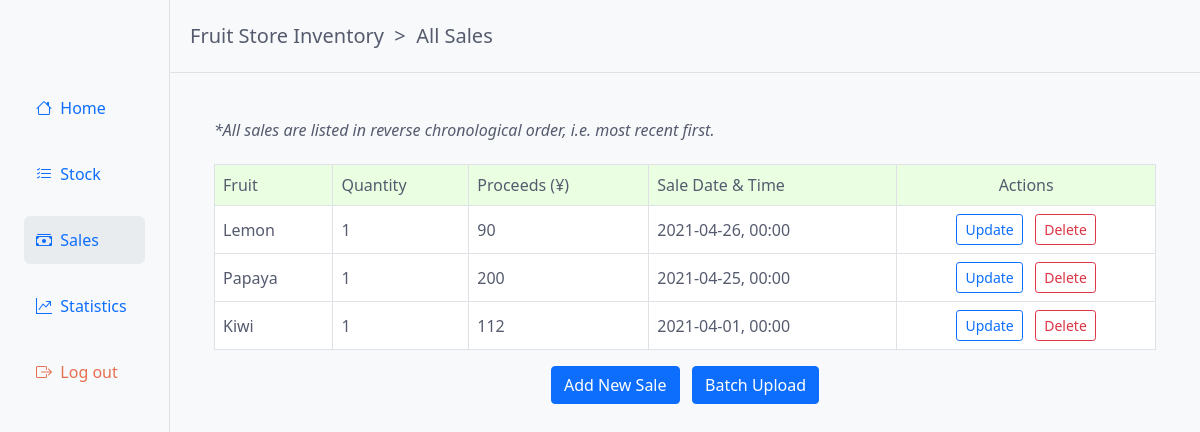
Before: /sales/list/ (signed in) with the older database file.
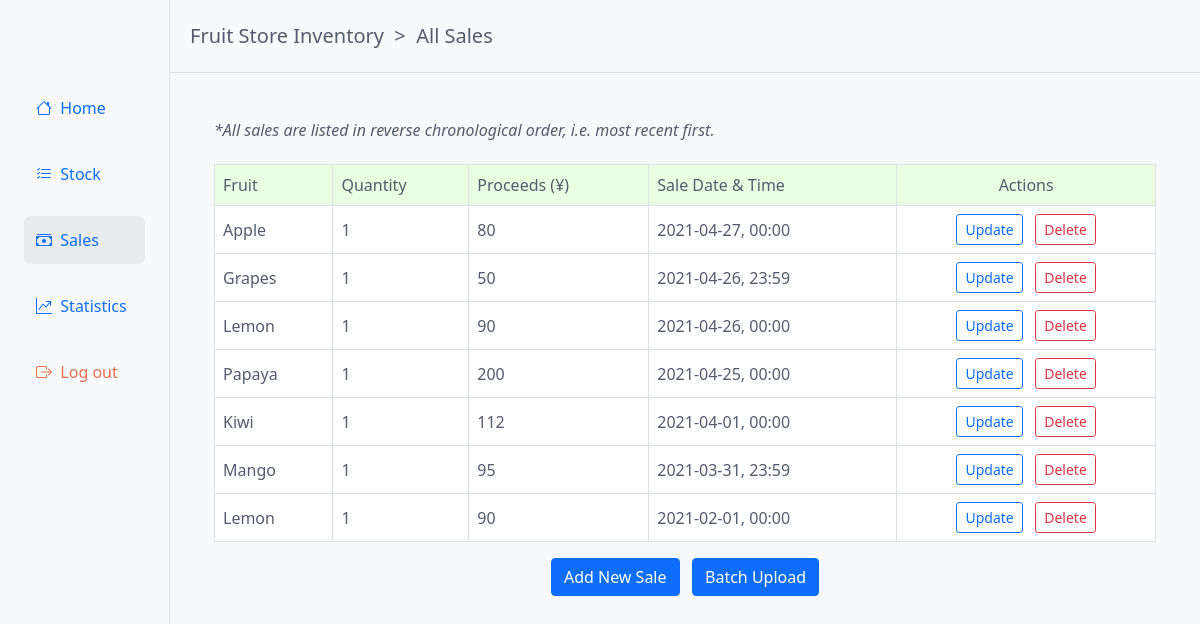
After: the same page with the newer database file.
### sales/models.py (models this page shows, shortened)
class Sale(models.Model):
    fruit = models.ForeignKey(
        Fruit,
        related_name="sales",
        on_delete=models.SET_NULL,
        null=True,
    )
    fruit_name = models.CharField(max_length=100)
    quantity = models.PositiveIntegerField(
        default=0,
        validators=[MinValueValidator(0), MaxValueValidator(999999999999)],
    )
    fruit_price_when_sold = models.PositiveIntegerField(blank=True, null=True)
    proceeds = models.PositiveIntegerField(blank=True, null=True)
    sold_on = models.DateTimeField(validators=[reject_future_date_time])
    class Meta:
        verbose_name = "sale"
        verbose_name_plural = "sales"

### sales/views.py (the view)
# urls.py: path("list/", sale_list, name="sale_list"),
@login_required
def sale_list(request):
    sales = Sale.objects.order_by("-sold_on")
    return render(request, "sales/sale_list.html", {"sales": sales})

### templates/sales/sale_list.html (shortened to what this page needs)
{% extends 'base.html' %}
{% load humanize %}
{% block page-trail %}&nbsp;&nbsp;>&nbsp;&nbsp;All Sales{% endblock page-trail %}
{% block content %}
    <div class="row my-5 mx-3">
        <div class="col mx-3">
            {% if sales %}
            <h6 class="mb-4"><i>*All sales are listed in reverse chronological order, i.e. most recent first.</i></h6>
            <div class="table-responsive">
                <table class="table table-bordered">
                    <thead class="table-header-bg-2">
                        <tr>
                            <th scope="col">Fruit</th>
                            <th scope="col">Quantity</th>
                            <th scope="col">Proceeds (¥)</th>
                            <th scope="col">Sale Date & Time</th>
                            <th scope="col" class="col-center-align">Actions</th>
                        </tr>
                    </thead>
                    <tbody class="table-body-bg">
                        {% for sale in sales %}
                            <tr>
                                <td>{{ sale.fruit_name|capfirst }}</td>
                                <td>{{ sale.quantity|intcomma }}</td>
                                <td>{{ sale.proceeds|intcomma }}</td>
                                <td>{{ sale.sold_on|date:"Y-m-d" }}, {{ sale.sold_on|time:"H:i" }}</td>
                                <td class="col-center-align">
                                    <a href="{% url 'sale_update' sale.pk %}"  class="btn btn-outline-primary btn-sm mr-2" role="button">Update</a>
                                    <form action="{% url 'sale_delete' sale.pk %}" method="POST" style="display:inline">
                                        <button type="submit" class="btn btn-outline-danger btn-sm">Delete</button>
                                    </form>
                                </td>
                            </tr>
                        {% endfor %}
                    </tbody>
                </table>
            </div>
            <div class="text-center">
                <a href="{% url 'sale_create' %}" class="btn btn-primary mr-2" role="button">Add New Sale</a>
                <a href="{% url 'sale_upload' %}" class="btn btn-primary" role="button">Batch Upload</a>
            </div>
            {% else %}
                <p>No sales information has been added. To do so, please use one of the buttons below.</p>
                <a href="{% url 'sale_create' %}" class="btn btn-primary mt-3 mr-2" role="button">Add New Sale</a>
                &nbsp;
                <a href="{% url 'sale_upload' %}" class="btn btn-primary mt-3" role="button">Batch Upload</a>
            {% endif %}
        </div>
    </div>
{% endblock %}

### templates/base.html (shortened to what this page needs)
{% load static %}
<!doctype html>
<html lang="ja">
<head>
    <link href="https://cdn.jsdelivr.net/npm/bootstrap@5.0.0-beta3/dist/css/bootstrap.min.css" rel="stylesheet">
    <link rel="stylesheet" href="https://cdn.jsdelivr.net/npm/bootstrap-icons@1.3.0/font/bootstrap-icons.css">
    <link rel="stylesheet" href="{% static 'css/base.css' %}">
</head>
<body>
    <main>
        <div class="container-fluid">
            <div class="row">
                <div class="sidebar">
                    <a class="nav-link {% if request.resolver_match.url_name == 'home' %}nav-link-active{% endif %}" href="{% url 'home' %}"><i class="bi bi-house"></i>&nbsp;&nbsp;Home</a>
                    <a class="nav-link " href="{% url 'stock_list' %}"><i class="bi bi-list-check"></i>&nbsp;&nbsp;Stock</a>
                    <a class="nav-link {% if request.resolver_match.url_name == 'sale_list' or request.resolver_match.url_name == 'sale_create' or request.resolver_match.url_name == 'sale_update' or request.resolver_match.url_name == 'sale_upload'%}nav-link-active{% endif %}" href="{% url 'sale_list' %}"><i class="bi bi-cash-stack"></i>&nbsp;&nbsp;Sales</a>
                    <a class="nav-link {% if request.resolver_match.url_name == 'stats_list' %}nav-link-active{% endif %}" href="{% url 'stats_list' %}"><i class="bi bi-graph-up"></i>&nbsp;&nbsp;Statistics</a>
                    {% if user.is_authenticated %}
                        <a class="nav-link logout" href="{% url 'logout' %}"><i class="bi bi-box-arrow-right"></i>&nbsp;&nbsp;Log out</a>
                    {% endif %}
                </div>
                <div class="col main-col">
                    <div class="banner">
                        <h5>Fruit Store Inventory{% block page-trail %}{% endblock page-trail %}</h5>
                    </div>
                    <div>
                        {% block content %}
                        {% endblock %}
                    </div>
                </div>
            </div>
        </div>
    </main>
</body>
</html>

### static/css/base.css (style rules this page uses)
body { background-color: #f8f9fa; min-width: 700px; }
body, h5, h6, th, a { font-weight: 300; }
a:link { text-decoration: none; }
h5, h6, p, li, a, th, td { color: #555b6e; }
td { vertical-align: middle; }
.table-header-bg-2 { background-color:#eaffe1; }
.table-body-bg { background-color: #fff; }
.sidebar { width: 170px; padding-top: 84px; text-align: left; background-color: #F8F9FA; border-right: solid; border-width: 1px; border-color:#dee2e6; height: 100vh; color: #a1aeb5; }
.banner { width: auto; padding-top: 24px; padding-bottom: 16px; padding-left: 20px; border-bottom: solid; border-width: 1px; border-color:#dee2e6; background-color: #f8f9fa; }
.nav-link { width: auto; margin-bottom: 18px; padding: 12px; border-radius: 6px; margin-left: 12px;; margin-right: 12px;; }
.nav-link-active { background-color: #e9ecef; }
.main-col { padding: 0px; }
.logout { color: #e76f51; }
.col-center-align { text-align: center; }

Changed rows visible on the page:
added Sale: fruit_name "Apple", quantity "1", proceeds "80", sold_on "2021-04-27", sold_on "00:00"
added Sale: fruit_name "Grapes", quantity "1", proceeds "50", sold_on "2021-04-26", sold_on "23:59"
added Sale: fruit_name "Mango", quantity "1", proceeds "95", sold_on "2021-03-31", sold_on "23:59"
added Sale: fruit_name "Lemon", quantity "1", proceeds "90", sold_on "2021-02-01", sold_on "00:00"
